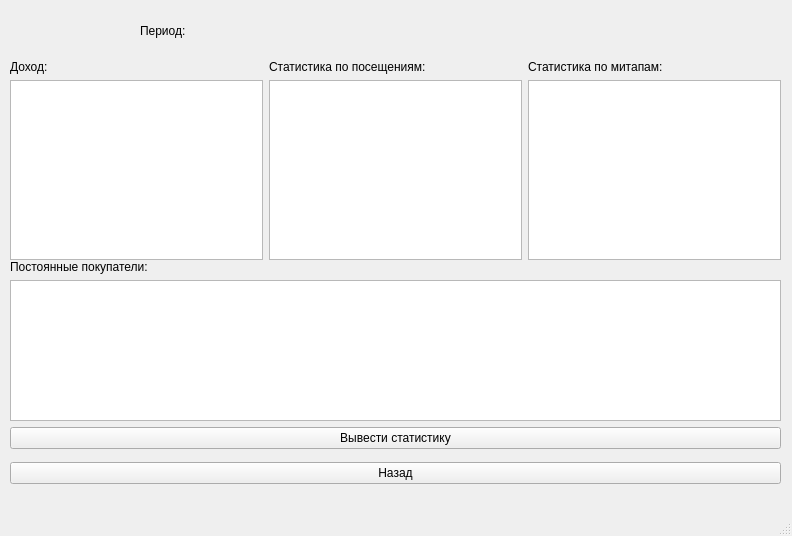
<?xml version="1.0" encoding="UTF-8"?>
<ui version="4.0">
 <class>MainWindow</class>
 <widget class="QMainWindow" name="MainWindow">
  <property name="geometry">
   <rect>
    <x>0</x>
    <y>0</y>
    <width>792</width>
    <height>536</height>
   </rect>
  </property>
  <property name="windowTitle">
   <string>Статистика</string>
  </property>
  <widget class="QWidget" name="centralwidget">
   <widget class="QWidget" name="verticalLayoutWidget_2">
    <property name="geometry">
     <rect>
      <x>10</x>
      <y>420</y>
      <width>771</width>
      <height>71</height>
     </rect>
    </property>
    <layout class="QVBoxLayout" name="verticalLayout_2">
     <item>
      <widget class="QPushButton" name="btn_stats">
       <property name="styleSheet">
        <string notr="true">font: 75 pt &quot;Segoe Print&quot;;</string>
       </property>
       <property name="text">
        <string>Вывести статистику</string>
       </property>
      </widget>
     </item>
     <item>
      <widget class="QPushButton" name="btn_back">
       <property name="styleSheet">
        <string notr="true">font: 75 pt &quot;Segoe Print&quot;;</string>
       </property>
       <property name="text">
        <string>Назад</string>
       </property>
      </widget>
     </item>
    </layout>
   </widget>
   <widget class="QLabel" name="period">
    <property name="geometry">
     <rect>
      <x>140</x>
      <y>0</y>
      <width>491</width>
      <height>61</height>
     </rect>
    </property>
    <property name="layoutDirection">
     <enum>Qt::LeftToRight</enum>
    </property>
    <property name="styleSheet">
     <string notr="true">font: 75 16pt &quot;Segoe Print&quot;;</string>
    </property>
    <property name="text">
     <string>Период:</string>
    </property>
   </widget>
   <widget class="QWidget" name="gridLayoutWidget">
    <property name="geometry">
     <rect>
      <x>10</x>
      <y>60</y>
      <width>771</width>
      <height>200</height>
     </rect>
    </property>
    <layout class="QGridLayout" name="gridLayout">
     <item row="1" column="0">
      <widget class="QTableWidget" name="income_table"/>
     </item>
     <item row="1" column="1">
      <widget class="QTableWidget" name="visits_table"/>
     </item>
     <item row="0" column="0">
      <widget class="QLabel" name="label_3">
       <property name="styleSheet">
        <string notr="true">font: 75 pt &quot;Segoe Print&quot;;</string>
       </property>
       <property name="text">
        <string>Доход:</string>
       </property>
      </widget>
     </item>
     <item row="1" column="2">
      <widget class="QTableWidget" name="typies_table"/>
     </item>
     <item row="0" column="1">
      <widget class="QLabel" name="label_2">
       <property name="styleSheet">
        <string notr="true">font: 75 pt &quot;Segoe Print&quot;;</string>
       </property>
       <property name="text">
        <string>Статистика по посещениям:</string>
       </property>
      </widget>
     </item>
     <item row="0" column="2">
      <widget class="QLabel" name="label_4">
       <property name="styleSheet">
        <string notr="true">font: 75 pt &quot;Segoe Print&quot;;</string>
       </property>
       <property name="text">
        <string>Статистика по митапам:</string>
       </property>
      </widget>
     </item>
    </layout>
   </widget>
   <widget class="QWidget" name="verticalLayoutWidget">
    <property name="geometry">
     <rect>
      <x>10</x>
      <y>260</y>
      <width>771</width>
      <height>161</height>
     </rect>
    </property>
    <layout class="QVBoxLayout" name="verticalLayout">
     <item>
      <widget class="QLabel" name="label">
       <property name="styleSheet">
        <string notr="true">font: 75 pt &quot;Segoe Print&quot;;</string>
       </property>
       <property name="text">
        <string>Постоянные покупатели:</string>
       </property>
       <property name="textFormat">
        <enum>Qt::AutoText</enum>
       </property>
      </widget>
     </item>
     <item>
      <widget class="QTableWidget" name="reg_table"/>
     </item>
    </layout>
   </widget>
  </widget>
  <widget class="QMenuBar" name="menubar">
   <property name="geometry">
    <rect>
     <x>0</x>
     <y>0</y>
     <width>792</width>
     <height>21</height>
    </rect>
   </property>
  </widget>
  <widget class="QStatusBar" name="statusbar"/>
 </widget>
 <resources/>
 <connections/>
</ui>
